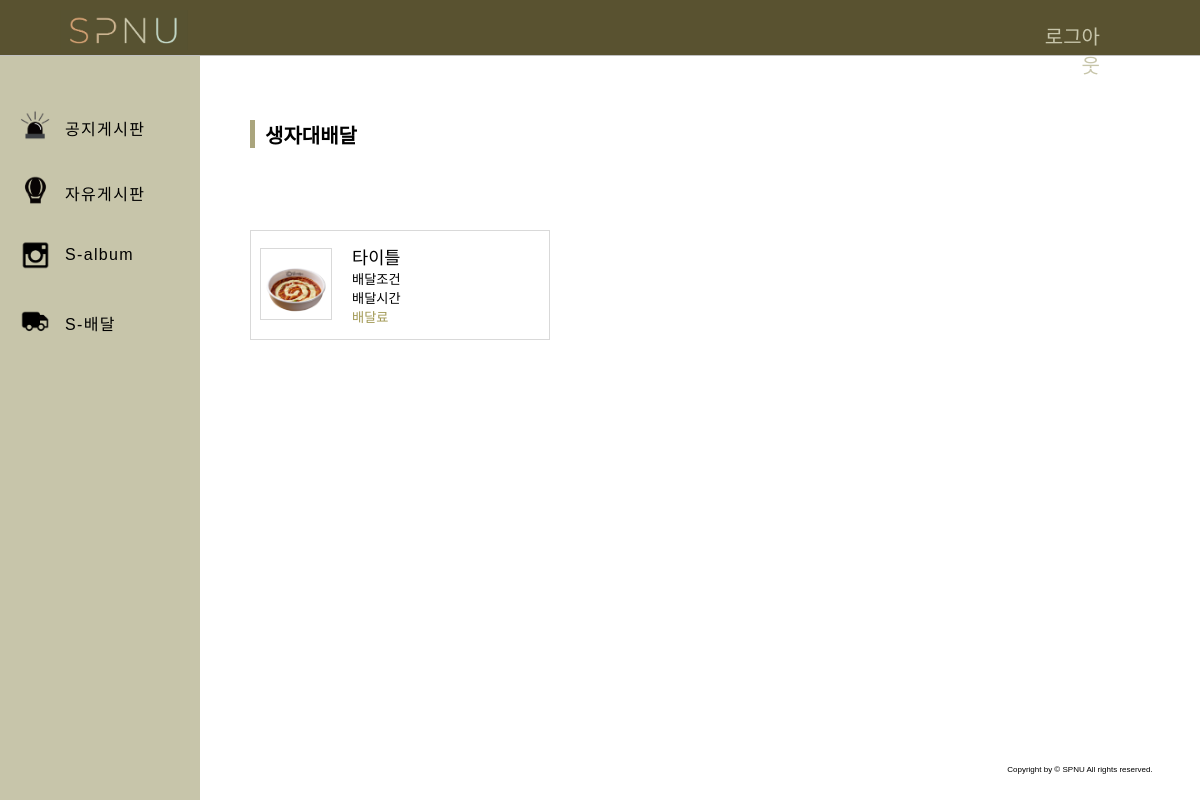
Page /delivery/ (signed in) on the committed database.
### delivery/models.py (models this page shows, shortened)
class DeliveryList(models.Model):
    title = models.CharField(max_length=100, blank=True, null=True)
    image = models.ImageField(upload_to='image/', blank=True, null=True)
    text = RichTextUploadingField(null = True, blank =True)

### delivery/views.py (the view)
# urls.py: path('', include('delivery.urls')),
def delivery(request):
    delivery_lists = DeliveryList.objects.all()
    return render(request, 'delivery.html', {'delivery_lists' : delivery_lists})

### delivery/templates/delivery.html (shortened to what this page needs)
{% extends 'base.html' %}
{% block contents %}
{% load staticfiles %}
<div class="PageName">생자대배달</div>
<div class="pagecontent-delivery">
{% for delivery_list in delivery_lists %}
<div id="{{forloop.counter}}" class ="hello" >
<div class="DeliveryList-Container">
    <div class="restaurantBox" style="cursor : pointer;">
        <table class="restaurant-list-Table">
            <tbody class="restaurnt-list-tbody">
                <tr class="restaurnt-list-tr">
                    <td class="restaurnt-list-td" id="td1">
                        <div>
                            <img class="delivery-photo" src="{{delivery_list.image.url}}">
                        </div>
                    </td>
                    <td class="restaurnt-list-td" id="td2">
                        <div class="restaurants-info">
                            <div class="restaurant-name">{{delivery_list.title}}</div>
                            <div class="restaurant-deliveryCondition">배달조건</div>
                            <div class="restaurant-deliveryTime">배달시간</div>
                            <div class="restaurant-deliveryPrice">배달료</div>
                        </div>
                    </td>
                </tr>
            </tbody>
        </table>
    </div>
</div>
</div>
{% endfor %}
</div>
{% endblock contents %}

### main/static/css/test1.css (style rules this page uses)
body { font-family: 'Noto Sans KR', sans-serif; background-color : white; margin : 0; }
.PageName { width : 40%; height : 28px; border-left : 5px solid rgb(170,165,125); padding-left : 10px; margin-bottom : 12px; font-size : 15pt; font-weight: 800; display : inline-block; }
table { width : 100%; height : 100%; border-collapse : collapse; }
tr, th { text-align : center; padding-left : 10px; }
td { padding-top : 7px; padding-bottom : 7px; font-size : 11pt; }
.delivery-photo { width : 100%; height : auto; }

### delivery/static/css/delivery.css (style rules this page uses)
.pagecontent-delivery { width : 100%; margin : 70px auto; height : 100%; }
.DeliveryList-Container { width : 300px; height : 108px; float : left; margin-bottom : 8px; margin-right : 11px; padding : 0 0 10px; }
.restaurantBox { position : relative; border : 1px solid #d9d9d9; padding : 0 8px; margin-bottom : 10px; box-sizing : border-box; }
.restaurant-list-Table { height : 108px; background-color : transparent; border-spacing : 0; border-collapse : collapse; border-color : grey; }
.restaurnt-list-tbody { display : table-row-group; vertical-align : middle; border-color : inherit; }
.restaurnt-list-tr { display : table-row; vertical-align : inherit; border-color : inherit; }
.restaurnt-list-td { display : table-cell; vertical-align : inherit; height : 100%; text-align : left; }
#td1 { width : 80px; height : 70px; }
.delivery-photo { width : 70px; height : 70px; border : 1px solid #d9d9d9; }
.restaurants-info { padding-left : 10px; }
.restaurant-name { font-size : 120%; width : 100%; }
.restaurant-deliveryCondition, .restaurant-deliveryTime { font-size : 90%; }
.restaurant-deliveryPrice { font-size : 90%; color : rgb(161, 152, 84); }

### rows in the picture
DeliveryList: image (picture), title "타이틀"
